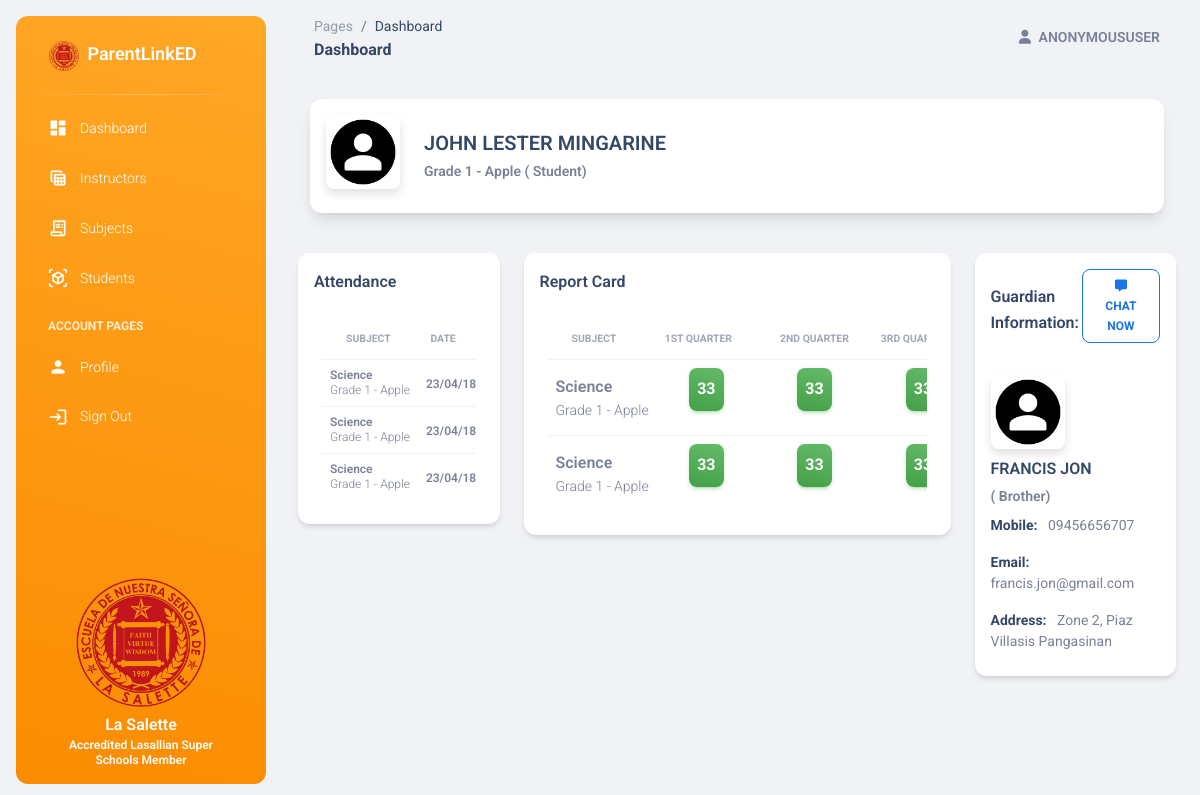
The app's page /student/profile/18-9398-54S/, older data.
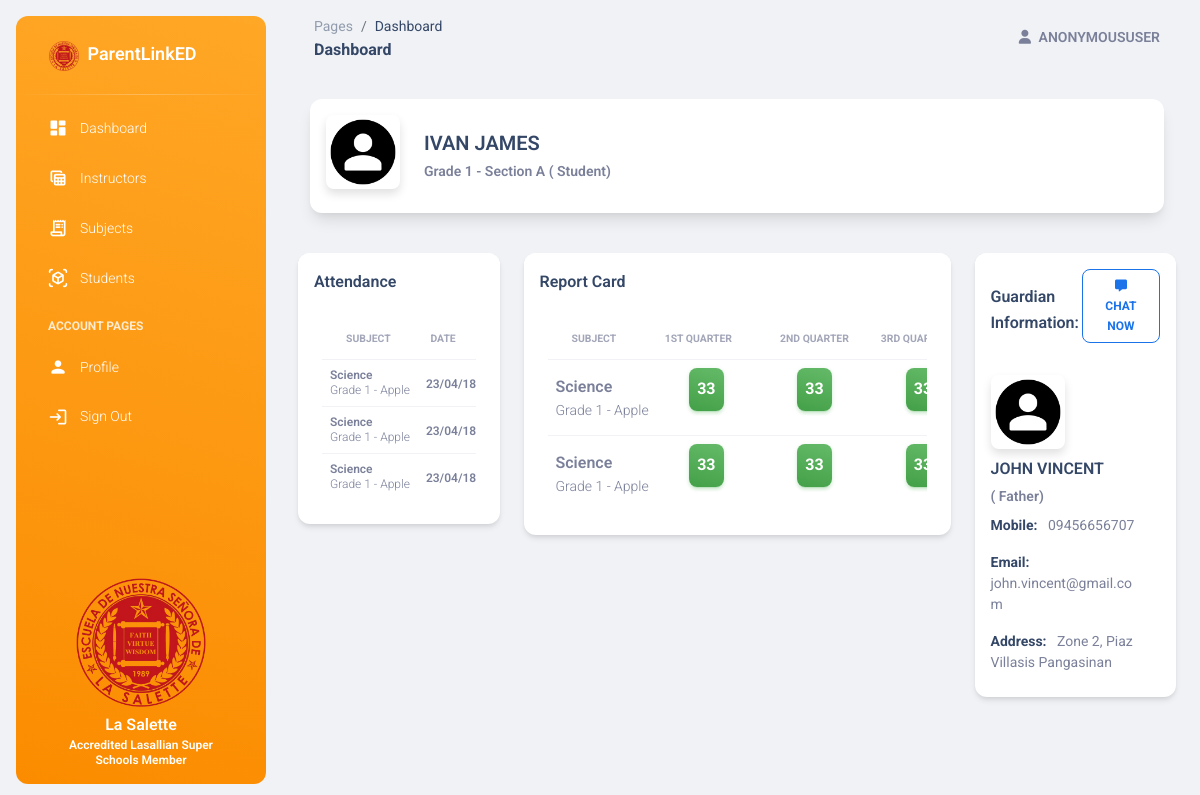
The same page, newer data.
### base/models.py (models this page shows, shortened)
class Student(models.Model):
    firstname = models.CharField(max_length=100)
    lastname = models.CharField(max_length=100)
    student_id = models.CharField(max_length=100, null = True, blank = True)
    avatar = models.ImageField(upload_to='avatars/', default = '/default_avatar.png', null = True, blank = True)
    gender = models.CharField(max_length=10, null = True, blank = True)
    age = models.IntegerField(null = True, blank = True)
    year_level_section = models.ForeignKey(YearLevelSection, on_delete=models.CASCADE)
    date_created = models.DateTimeField(auto_now_add=True, null = True, blank = True)

class YearLevelSection(models.Model):
    year_levels = [
        ('Grade 1', 'Grade 1'),
        ('Grade 2', 'Grade 2'),
        ('Grade 3', 'Grade 3'),
        ('Grade 4', 'Grade 4'),
        ('Grade 5', 'Grade 5'),
        ('Grade 6', 'Grade 6'),
    ]
    year_level = models.CharField(max_length=10, choices=year_levels)
    section = models.CharField(max_length=10)
    subjects = models.ManyToManyField(Subject, null=True, blank=True, related_name='year_level_sections')
    instructor = models.ForeignKey(Instructor, on_delete=models.CASCADE, related_name='year_level_sections', null = True, blank = True)
    slug = models.SlugField(max_length=255, unique=True, null=True, blank=True)
    def __str__(self):
        return f"{self.year_level} - {self.section}"

class Guardian(models.Model):
    user = models.OneToOneField(User, on_delete=models.CASCADE)
    student = models.ManyToManyField(Student, related_name='guardians')
    age = models.IntegerField(null = True, blank = True)
    address = models.CharField(max_length=100, null = True, blank = True)
    contact_number = models.CharField(max_length=11, null = True, blank = True)
    gender = models.CharField(max_length=10, null = True, blank = True)
    avatar = models.ImageField(upload_to='avatars/', default = '/default_avatar.png', null = True, blank = True)
    relationship = models.CharField(max_length=100, null = True, blank = True)
    date_created = models.DateTimeField(auto_now_add=True, null = True, blank = True)

### base/views.py (the view)
# urls.py: path('student/profile/<student_id>/', views.student_profile, name='student_profile'),
def student_profile(request, student_id):
    student = get_object_or_404(Student, student_id=student_id)
    guardians = student.guardians.all()  # Get the related guardians
    context = {
        'student': student,
        'guardians': guardians
    }
    return render(request, 'base/admin/student_profile.html', context)

### base/templates/base/admin/student_profile.html (shortened to what the changed rows need)
{% extends 'base.html' %}
{% block content %}
<div class="card shadow-lg mx-4 card-profile-bottom">
    <div class="card-body p-3">
       <div class="row gx-4">
          <div class="col-auto">
             <div class="avatar avatar-xl position-relative">
                <img src="{{ student.avatar.url }}" alt="profile_image" class="w-100 border-radius-lg shadow-sm">
             </div>
          </div>
          <div class="col-auto my-auto">
             <div class="h-100">
                <h5 class="mb-1 text-uppercase">
                   {{ student.firstname }} {{ student.lastname}}
                </h5>
                <p class="mb-0 font-weight-bold text-sm">
                    {{student.year_level_section }} ( Student)
                </p>
             </div>
          </div>
       </div>
    </div>
</div>
<div class="container-fluid py-4">
    <div class="row mt-3">
        <div class="col-12 col-xl-3 mt-xl-0 mt-4" >
            <div class="card h-auto">
               <div class="card-body overflow-auto">
                  <div class="table-responsive">
                    <table class="table align-items-center mb-0">
                      <thead>
                        <tr>
                          <th class="text-uppercase text-secondary text-xxs font-weight-bolder opacity-7">Subject</th>
                          <th class="text-uppercase text-center text-secondary text-xxs font-weight-bolder opacity-7 ps-2">Date</th>
                        </tr>
                      </thead>
                    </table>
                  </div>
                </div>
            </div>
         </div>
          <div class="col-12 col-xl-6 mt-xl-0 mt-4" >
              <div class="card h-auto">
              <div class="card-body overflow-auto">
                  <div class="table-responsive">
                      <table class="table align-items-center mb-0">
                      <thead>
                          <tr>
                          <th class="text-uppercase text-secondary text-xxs font-weight-bolder opacity-7">Subject</th>
                          <th class="text-uppercase text-center text-secondary text-xxs font-weight-bolder opacity-7 ps-2">1st Quarter</th>
                          <th class="text-center text-uppercase text-secondary text-xxs font-weight-bolder opacity-7">2nd Quarter</th>
                          <th class="text-uppercase text-center text-secondary text-xxs font-weight-bolder opacity-7 ps-2">3rd Quarter</th>
                          </tr>
                      </thead>
                      </table>
                  </div>
                  </div>
              </div>
          </div>
        {% for g in guardians %}
        <div class="col-12 col-md-6 col-xl-3 mt-md-0 mt-4">
            <div class="card h-auto">
                <div class="card-header pb-0 p-3">
                    <div class="d-flex justify-content-between align-items-center">
                        <h6 class="">Guardian Information: </h6>
                        <button class="btn btn-sm  btn-outline-info"><i class="fa fa-message" style="font-size: 12px;"></i> Chat Now</button>
                    </div>
                </div>
                <div class="card-body p-3">
                    <ul class="list-group">
                        <div class="row gx-4">
                            <div class="col-auto">
                            <div class="avatar avatar-xl position-relative">
                                <img src="{{ g.avatar.url }}" alt="profile_image" class="w-100 border-radius-lg shadow-sm">
                            </div>
                            </div>
                            <div class="col-auto my-auto">
                            <div class="h-100">
                                <h6 class="mb-1 text-uppercase">
                                    {{ g.user.first_name }} {{ g.user.last_name}}
                                </h6>
                                <p class="mb-0 font-weight-bold text-sm">
                                    ( {{ g.relationship}})
                                </p>
                            </div>
                            </div>
                        </div>
                        <li class="list-group-item border-0 ps-0 text-sm"><strong class="text-dark">Mobile:</strong> &nbsp; {{ g.contact_number}}</li>
                        <li class="list-group-item border-0 ps-0 text-sm"><strong class="text-dark">Email:</strong> &nbsp; {{ g.user.email }}</li>
                        <li class="list-group-item border-0 ps-0 text-sm"><strong class="text-dark">Address:</strong> &nbsp; {{ g.address }}</li>
                    </ul>
                </div>
            </div>
        </div>
        {% empty %}
        <div class="col-12 col-md-6 col-xl-3 mt-md-0 mt-4">
            <div class="alert alert-secondary text-white text-center" role="alert">
                <strong></strong> No guardian assigned
            </div>
        </div>
       {% endfor %}
    </div>
</div>
{% endblock %}

Row changes from the older to the newer data that the page shows:
removed Student: avatar (placeholder picture), firstname "JOHN LESTER", lastname "MINGARINE", year_level_section "Grade 1 - Apple"
removed Guardian: avatar (placeholder picture), user.first_name "FRANCIS", user.last_name "JON", relationship "Brother", contact_number "09456656707", user.email "francis.jon@gmail.com", address "Zone 2, Piaz Villasis Pangasinan"
now on this page (row edited): Student: avatar (placeholder picture), firstname "IVAN", lastname "JAMES", year_level_section "Grade 1 - Section A"
now on this page (row edited): Guardian: avatar (placeholder picture), user.first_name "JOHN", user.last_name "VINCENT", relationship "Father", contact_number "09456656707", user.email "john.vincent@gmail.com", address "Zone 2, Piaz Villasis Pangasinan"
